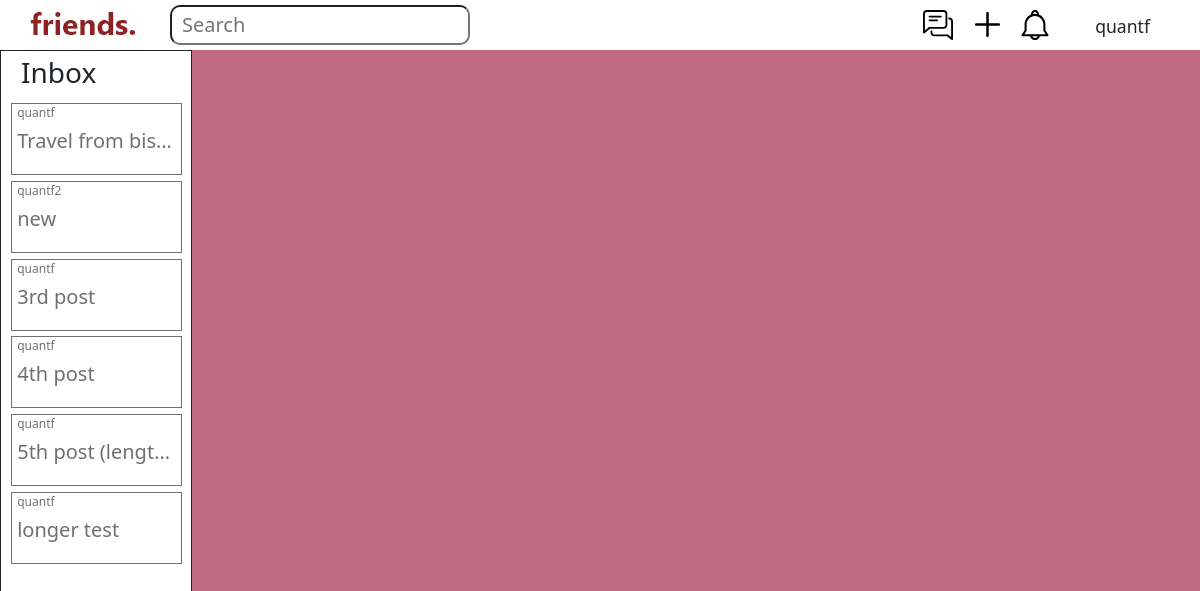
/chatlist (signed in), run on an earlier commit of the app's database.
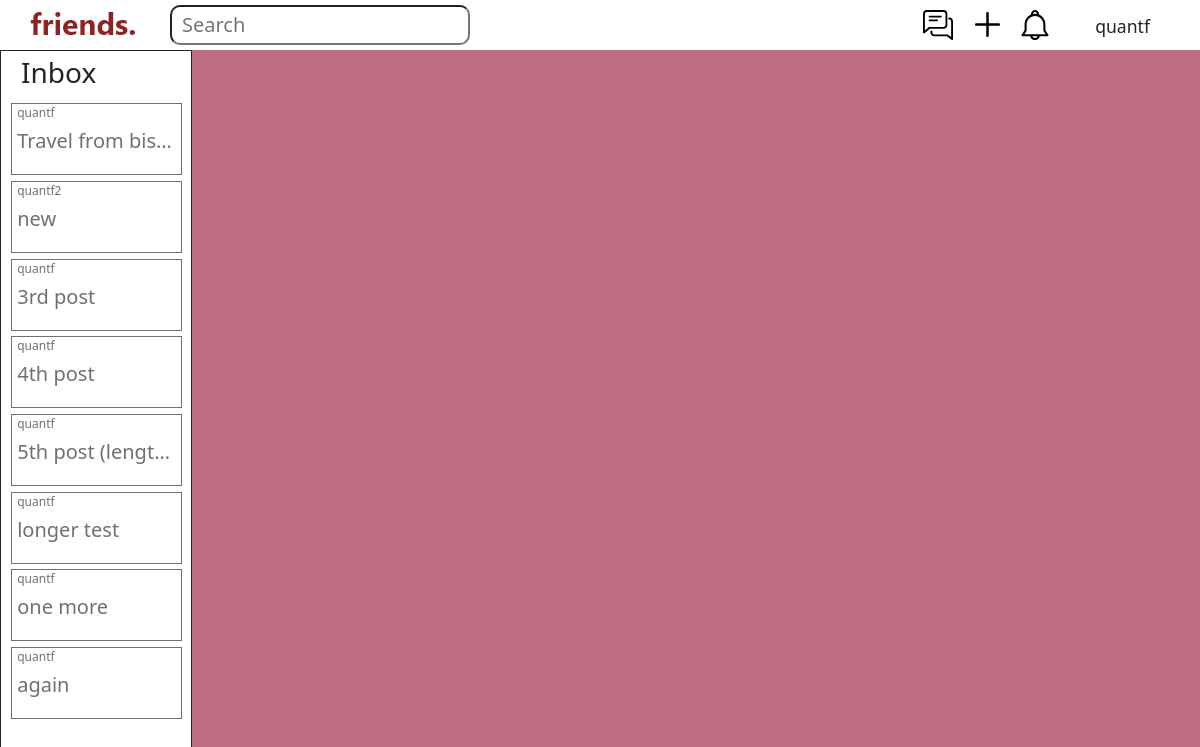
And on a later commit of the database.
### main/models.py (models this page shows, shortened)
class ThreadChat(models.Model):
	thread = models.OneToOneField(Thread, on_delete=models.CASCADE)
	user_list = models.ManyToManyField(User)
	def checkAllow(self, u):
		return u in self.user_list.all() or u == self.thread.getUser()

class Thread(models.Model):
	user = models.ForeignKey(User, on_delete=models.CASCADE)
	title = models.CharField(max_length=100, default='', blank=True)
	content = models.CharField(max_length=1000, default='', blank=True)
	tags = models.JSONField(default=list, null=True)
	location = models.CharField(max_length=30, default='General'),
	created_at = models.DateTimeField(auto_now_add=True)
	def getUser(self):
		return self.user
	class Meta:
		unique_together = (("title", "content"),)

### main/views.py (the view)
# urls.py: path("chatlist", views.chatlist, name="chatlist"),
def chatlist(response):
	all_tc = list(set(ThreadChat.objects.all()))
	for i in reversed(range(len(all_tc))):
		if not all_tc[i].checkAllow(response.user):
			all_tc.remove(all_tc[i])
	return render(response, "main/chatlist.html", {"all_tc":all_tc})

### main/templates/main/chatlist.html (shortened to what this page needs)
{% extends 'main/base.html' %}
{% block content %}
	<div class="chat-sidebar">
		<h3 class="inbox">Inbox</h3>
		<div class="scrollable-chats">
			{% for threadchat in all_tc %}
				<a href="/threadchat/{{threadchat.id}}">
					<div class="chat-info">
						<p>{{threadchat.thread.user}}</p>
						<h5>{{threadchat.thread.title}}</h5>
					</div>
				</a>
			{% endfor %}
		</div>
	</div>
{% endblock %}

What changed in the data, as far as the page shows it:
added ThreadChat: thread.user "quantf", thread "one more"
added ThreadChat: thread.user "quantf", thread "again"
